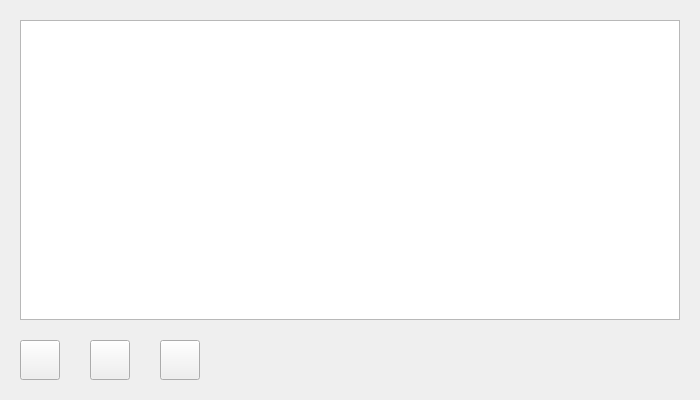
<?xml version="1.0" encoding="UTF-8"?>
<ui version="4.0">
 <class>MainWindow</class>
 <widget class="QMainWindow" name="MainWindow">
  <property name="enabled">
   <bool>true</bool>
  </property>
  <property name="geometry">
   <rect>
    <x>0</x>
    <y>0</y>
    <width>700</width>
    <height>400</height>
   </rect>
  </property>
  <property name="sizePolicy">
   <sizepolicy hsizetype="Fixed" vsizetype="Fixed">
    <horstretch>0</horstretch>
    <verstretch>0</verstretch>
   </sizepolicy>
  </property>
  <property name="minimumSize">
   <size>
    <width>200</width>
    <height>160</height>
   </size>
  </property>
  <property name="windowTitle">
   <string>MainWindow</string>
  </property>
  <widget class="QWidget" name="centralWidget">
   <property name="sizePolicy">
    <sizepolicy hsizetype="Expanding" vsizetype="Expanding">
     <horstretch>0</horstretch>
     <verstretch>0</verstretch>
    </sizepolicy>
   </property>
   <widget class="QGraphicsView" name="graphicsView">
    <property name="geometry">
     <rect>
      <x>20</x>
      <y>20</y>
      <width>660</width>
      <height>300</height>
     </rect>
    </property>
   </widget>
   <widget class="QPushButton" name="playButton">
    <property name="geometry">
     <rect>
      <x>20</x>
      <y>340</y>
      <width>40</width>
      <height>40</height>
     </rect>
    </property>
    <property name="text">
     <string/>
    </property>
   </widget>
   <widget class="QPushButton" name="pauseButton">
    <property name="geometry">
     <rect>
      <x>90</x>
      <y>340</y>
      <width>40</width>
      <height>40</height>
     </rect>
    </property>
    <property name="text">
     <string/>
    </property>
   </widget>
   <widget class="QPushButton" name="stopButton">
    <property name="geometry">
     <rect>
      <x>160</x>
      <y>340</y>
      <width>40</width>
      <height>40</height>
     </rect>
    </property>
    <property name="text">
     <string/>
    </property>
   </widget>
  </widget>
 </widget>
 <layoutdefault spacing="6" margin="11"/>
 <resources/>
 <connections/>
</ui>
